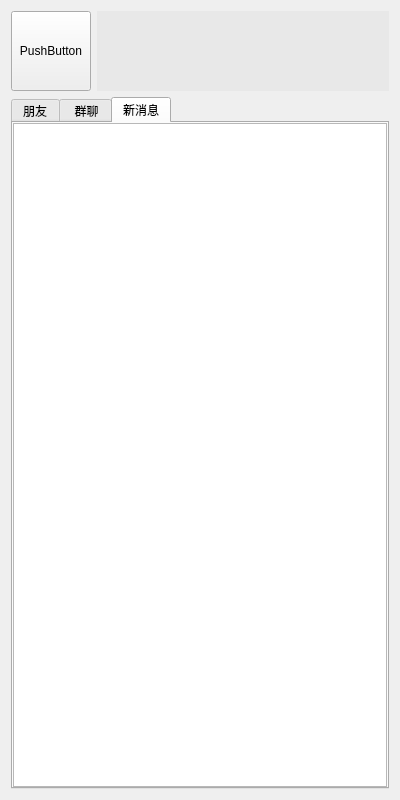
<?xml version="1.0" encoding="UTF-8"?>
<ui version="4.0">
 <class>Friend_Windows</class>
 <widget class="QWidget" name="Friend_Windows">
  <property name="geometry">
   <rect>
    <x>0</x>
    <y>0</y>
    <width>400</width>
    <height>800</height>
   </rect>
  </property>
  <property name="windowTitle">
   <string>Form</string>
  </property>
  <property name="styleSheet">
   <string notr="true"/>
  </property>
  <layout class="QGridLayout" name="gridLayout">
   <item row="0" column="0">
    <widget class="QPushButton" name="changeHead">
     <property name="minimumSize">
      <size>
       <width>80</width>
       <height>80</height>
      </size>
     </property>
     <property name="maximumSize">
      <size>
       <width>80</width>
       <height>80</height>
      </size>
     </property>
     <property name="text">
      <string>PushButton</string>
     </property>
    </widget>
   </item>
   <item row="1" column="0" colspan="2">
    <widget class="QTabWidget" name="tabWidget">
     <property name="currentIndex">
      <number>2</number>
     </property>
     <widget class="QWidget" name="tab">
      <attribute name="title">
       <string>朋友</string>
      </attribute>
      <layout class="QGridLayout" name="gridLayout_4">
       <property name="leftMargin">
        <number>0</number>
       </property>
       <property name="topMargin">
        <number>0</number>
       </property>
       <property name="rightMargin">
        <number>0</number>
       </property>
       <property name="bottomMargin">
        <number>0</number>
       </property>
       <property name="spacing">
        <number>0</number>
       </property>
       <item row="0" column="0">
        <widget class="QListWidget" name="listWidgetFriend">
         <property name="font">
          <font>
           <pointsize>15</pointsize>
           <weight>75</weight>
           <bold>true</bold>
          </font>
         </property>
         <property name="styleSheet">
          <string notr="true">border-image: url(:/new/prefix1/pintree.jpg);</string>
         </property>
        </widget>
       </item>
      </layout>
     </widget>
     <widget class="QWidget" name="tab_2">
      <attribute name="title">
       <string> 群聊</string>
      </attribute>
      <layout class="QGridLayout" name="gridLayout_3">
       <property name="leftMargin">
        <number>0</number>
       </property>
       <property name="topMargin">
        <number>0</number>
       </property>
       <property name="rightMargin">
        <number>0</number>
       </property>
       <property name="bottomMargin">
        <number>0</number>
       </property>
       <property name="spacing">
        <number>0</number>
       </property>
       <item row="0" column="0">
        <widget class="QListWidget" name="listWidgetGroup">
         <property name="font">
          <font>
           <pointsize>14</pointsize>
           <weight>75</weight>
           <bold>true</bold>
          </font>
         </property>
         <property name="styleSheet">
          <string notr="true">border-image: url(:/new/prefix1/pintree.jpg);</string>
         </property>
        </widget>
       </item>
      </layout>
     </widget>
     <widget class="QWidget" name="tab_3">
      <attribute name="title">
       <string>新消息</string>
      </attribute>
      <layout class="QGridLayout" name="gridLayout_2">
       <property name="leftMargin">
        <number>0</number>
       </property>
       <property name="topMargin">
        <number>0</number>
       </property>
       <property name="rightMargin">
        <number>0</number>
       </property>
       <property name="bottomMargin">
        <number>0</number>
       </property>
       <property name="spacing">
        <number>0</number>
       </property>
       <item row="0" column="0">
        <widget class="QListWidget" name="listWidgetNewNote">
         <property name="font">
          <font>
           <pointsize>14</pointsize>
           <weight>75</weight>
           <bold>true</bold>
          </font>
         </property>
         <property name="styleSheet">
          <string notr="true">border-image: url(:/new/prefix1/pintree.jpg);</string>
         </property>
        </widget>
       </item>
      </layout>
     </widget>
    </widget>
   </item>
   <item row="0" column="1">
    <widget class="QLabel" name="labelID">
     <property name="styleSheet">
      <string notr="true">background:rgba(225,225,225,0.5)</string>
     </property>
     <property name="text">
      <string/>
     </property>
    </widget>
   </item>
  </layout>
 </widget>
 <resources/>
 <connections/>
</ui>
